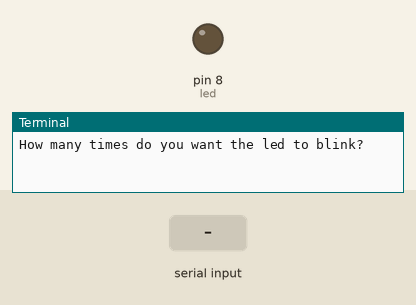
Simulated run of this program. Board: Raspberry Pi (header pin numbers). Shown: output pins drawn as LEDs (lit = HIGH), the last lines printed to the terminal. Dashed ring = blinking. The inputs (shaded band) are chosen by the test bench.

Above: at 1.2 s.
1.3 s: "90" typed at the terminal, then Enter
At 1.4 s:
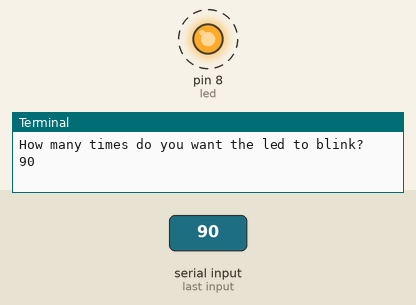
Timing chart, 0 to 10.3 s (numbered marks = the images above; inputs shaded):
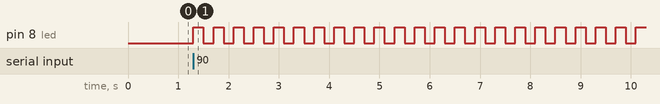

The program:

blink.py
```python
import RPi.GPIO as GPIO
import time

GPIO.setmode(GPIO.BOARD)

led = 8
GPIO.setup(led,GPIO.OUT)

user_in_str = input("How many times do you want the led to blink? ")
user_in_int = int(user_in_str)

for i in range(user_in_int):
    GPIO.output(led, True)
    time.sleep(0.2)
    GPIO.output(led, False)
    time.sleep(0.2)

print("Done!")
```

Measured:
- after the input at 1.3 s, pin 8 (led): alternates HIGH for 0.20 s and LOW for 0.20 s, starting at once
